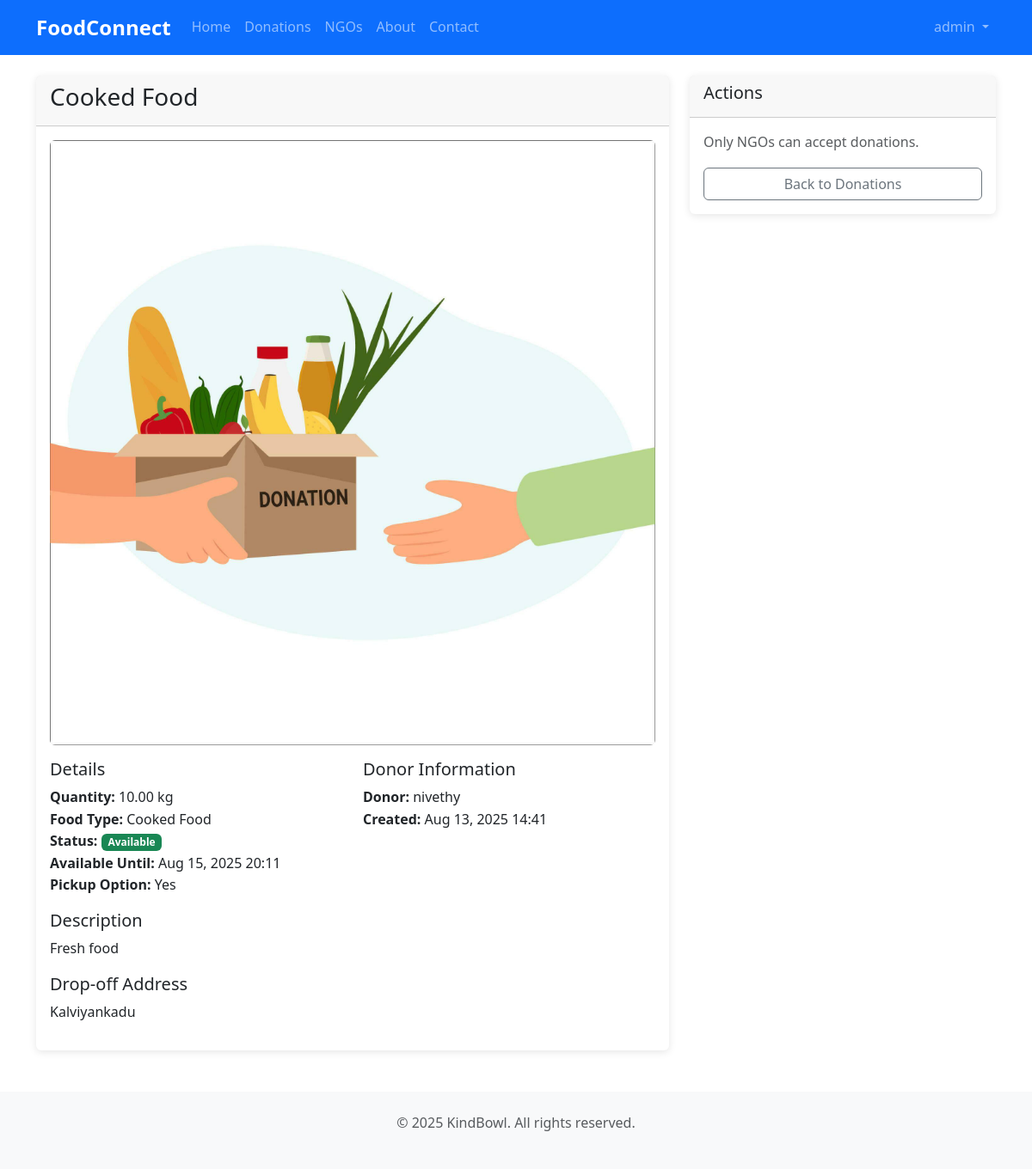
The app's page /donations/1/ (signed in) with its own data.
### accounts/models.py (models this page shows, shortened)
class User(AbstractUser):
    USER_TYPES = [
        ('donor', 'Donor'),
        ('ngo', 'NGO'),
        ('admin', 'Admin'),
    ]
    user_type = models.CharField(max_length=20, choices=USER_TYPES, default='donor')
    phone = models.CharField(max_length=15, blank=True)
    address = models.TextField(blank=True)
    created_at = models.DateTimeField(auto_now_add=True)
    updated_at = models.DateTimeField(auto_now=True)
    class Meta:
        verbose_name = 'User'
        verbose_name_plural = 'Users'

### donations/models.py (models this page shows, shortened)
class FoodDonation(models.Model):
    FOOD_TYPES = [
        ('cooked', 'Cooked Food'),
        ('raw', 'Raw Food'),
        ('packaged', 'Packaged Food'),
        ('beverages', 'Beverages'),
        ('other', 'Other'),
    ]
    STATUS_CHOICES = [
        ('available', 'Available'),
        ('accepted', 'Accepted'),
        ('completed', 'Completed'),
        ('expired', 'Expired'),
        ('cancelled', 'Cancelled'),
    ]
    donor = models.ForeignKey(User, on_delete=models.CASCADE)
    food_type = models.CharField(max_length=50, choices=FOOD_TYPES)
    quantity = models.DecimalField(max_digits=10, decimal_places=2)
    unit = models.CharField(max_length=20)
    description = models.TextField()
    pickup_option = models.BooleanField(default=True)
    drop_off_address = models.TextField(blank=True)
    available_until = models.DateTimeField()
    status = models.CharField(max_length=20, choices=STATUS_CHOICES, default='available')
    image = models.ImageField(upload_to='donations/', blank=True, null=True)
    created_at = models.DateTimeField(auto_now_add=True)
    updated_at = models.DateTimeField(auto_now=True)
    class Meta:
        verbose_name = 'Food Donation'
        verbose_name_plural = 'Food Donations'
        ordering = ['-created_at']

### donations/views.py (the view)
# urls.py: path('<int:pk>/', views.donation_detail, name='detail'),
def donation_detail(request, pk):
    donation = get_object_or_404(FoodDonation, pk=pk)
    return render(request, 'donations/donation_detail.html', {'donation': donation})

### templates/donations/donation_detail.html (shortened to what this page needs)
{% extends 'base.html' %}
{% load crispy_forms_tags %}
{% block content %}
<div class="row">
    <div class="col-md-8">
        <div class="card">
            <div class="card-header">
                <h3>{{ donation.get_food_type_display }}</h3>
            </div>
            <div class="card-body">
                {% if donation.image %}
                    <img src="{{ donation.image.url }}" class="img-fluid rounded mb-3" alt="{{ donation.food_type }}">
                {% endif %}
                <div class="row">
                    <div class="col-md-6">
                        <h5>Details</h5>
                        <ul class="list-unstyled">
                            <li><strong>Quantity:</strong> {{ donation.quantity }} {{ donation.unit }}</li>
                            <li><strong>Food Type:</strong> {{ donation.get_food_type_display }}</li>
                            <li><strong>Status:</strong>
                                <span class="badge {% if donation.status == 'available' %}bg-success{% elif donation.status == 'accepted' %}bg-warning{% else %}bg-secondary{% endif %}">
                                    {{ donation.get_status_display }}
                                </span>
                            </li>
                            <li><strong>Available Until:</strong> {{ donation.available_until|date:"M d, Y H:i" }}</li>
                            <li><strong>Pickup Option:</strong> {% if donation.pickup_option %}Yes{% else %}No{% endif %}</li>
                        </ul>
                    </div>
                    <div class="col-md-6">
                        <h5>Donor Information</h5>
                        <ul class="list-unstyled">
                            <li><strong>Donor:</strong> {{ donation.donor.username }}</li>
                            <li><strong>Created:</strong> {{ donation.created_at|date:"M d, Y H:i" }}</li>
                        </ul>
                    </div>
                </div>
                <h5>Description</h5>
                <p>{{ donation.description }}</p>
                {% if donation.drop_off_address %}
                    <h5>Drop-off Address</h5>
                    <p>{{ donation.drop_off_address }}</p>
                {% endif %}
            </div>
        </div>
    </div>
    <div class="col-md-4">
        <div class="card">
            <div class="card-header">
                <h5>Actions</h5>
            </div>
            <div class="card-body">
                {% if donation.status == 'available' %}
                    {% if user.is_authenticated and user.user_type == 'ngo' %}
                        <a href="{% url 'donations:accept' donation.pk %}" class="btn btn-success w-100 mb-2">Accept Donation</a>
                    {% elif user.is_authenticated and user.user_type == 'donor' and donation.donor == user %}
                        <a href="#" class="btn btn-warning w-100 mb-2">Edit Donation</a>
                        <a href="#" class="btn btn-danger w-100 mb-2">Cancel Donation</a>
                    {% else %}
                        <p class="text-muted">Only NGOs can accept donations.</p>
                    {% endif %}
                {% endif %}
                <a href="{% url 'donations:list' %}" class="btn btn-outline-secondary w-100">Back to Donations</a>
            </div>
        </div>
    </div>
</div>
{% endblock %}

### templates/base.html (shortened to what this page needs)
<!DOCTYPE html>
<html lang="en">
<head>
    <link href="https://cdn.jsdelivr.net/npm/bootstrap@5.3.2/dist/css/bootstrap.min.css" rel="stylesheet">
    {% load static %}
    <link rel="stylesheet" href="{% static 'css/style.css' %}">
</head>
<body>
    <nav class="navbar navbar-expand-lg navbar-dark bg-primary">
        <div class="container">
            <a class="navbar-brand" href="{% url 'main:home' %}">FoodConnect</a>
            <div class="collapse navbar-collapse" id="navbarNav">
                <ul class="navbar-nav me-auto">
                    <li class="nav-item">
                        <a class="nav-link" href="{% url 'main:home' %}">Home</a>
                    </li>
                    <li class="nav-item">
                        <a class="nav-link" href="{% url 'donations:list' %}">Donations</a>
                    </li>
                    <li class="nav-item">
                        <a class="nav-link" href="{% url 'ngos:list' %}">NGOs</a>
                    </li>
                    <li class="nav-item">
                        <a class="nav-link" href="{% url 'main:about' %}">About</a>
                    </li>
                    <li class="nav-item">
                        <a class="nav-link" href="{% url 'main:contact' %}">Contact</a>
                    </li>
                </ul>
                <ul class="navbar-nav">
                    {% if user.is_authenticated %}
                        <li class="nav-item dropdown">
                            <a class="nav-link dropdown-toggle" href="#" id="navbarDropdown" role="button" data-bs-toggle="dropdown" aria-expanded="false">
                                {{ user.username }}
                            </a>
                        </li>
                    {% endif %}
                </ul>
            </div>
        </div>
    </nav>
    <main class="container mt-4">
        {% block content %}
        {% endblock %}
    </main>
    <footer class="bg-light text-center text-muted py-4 mt-5">
        <div class="container">
            <p>&copy; 2025 KindBowl. All rights reserved.</p>
        </div>
    </footer>
</body>
</html>

### static/css/style.css (style rules this page uses)
body { font-family: 'Segoe UI', Tahoma, Geneva, Verdana, sans-serif; line-height: 1.6; }
.navbar-brand { font-weight: bold; font-size: 1.5rem; }
.card { transition: transform 0.3s ease; border: none; box-shadow: 0 2px 10px rgba(0,0,0,0.1); }
footer { margin-top: auto; }

### records on screen
User: username "admin"
FoodDonation: food_type "Cooked Food", image (picture), quantity "10.00", unit "kg", status "Available", available_until "Aug 15, 2025 20:11", donor.username "nivethy", created_at "Aug 13, 2025 14:41", description "Fresh food", drop_off_address "Kalviyankadu"
